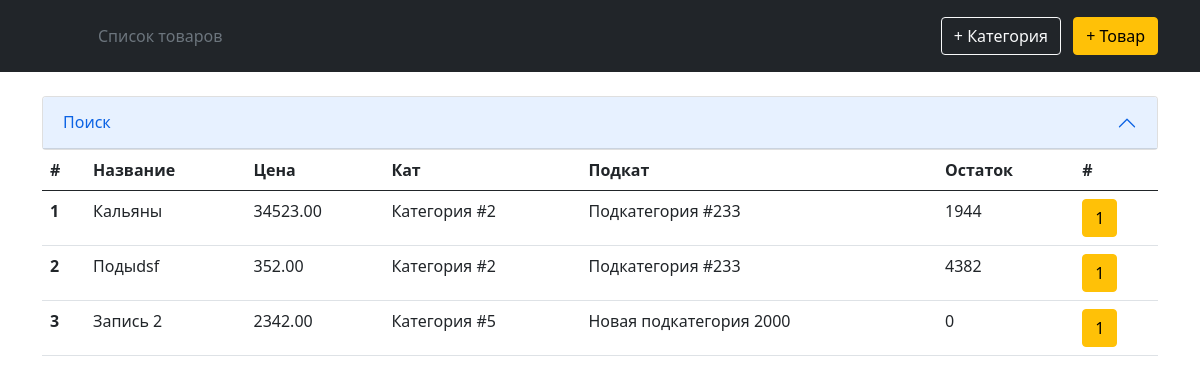
Before: / with the older database file.
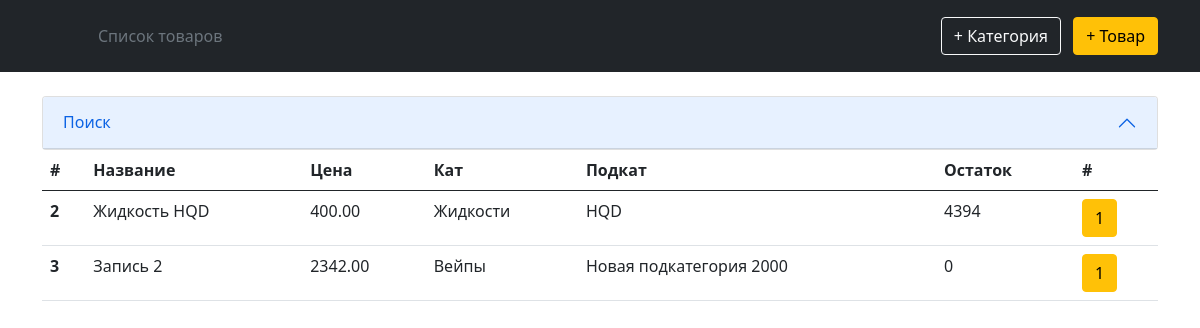
After: the same page with the newer database file.
### main_app/models.py (models this page shows, shortened)
class Product(models.Model):
    title = models.CharField(max_length=255, verbose_name='Название товара')
    photo = models.ImageField(upload_to='product_img/')
    description = models.TextField()
    price = models.DecimalField(max_digits=10, decimal_places=2)
    count = models.IntegerField()
    slug = models.SlugField(max_length=150, unique=True, db_index=True)
    subcategory = models.ForeignKey(
    SubCategory, on_delete=models.CASCADE)

class SubCategory(models.Model):
    category = models.ForeignKey(Category, on_delete=models.CASCADE)
    name = models.CharField(max_length=150, db_index=True)
    photo = models.ImageField(upload_to='subcategory_img/')
    slug = models.SlugField(max_length=150, unique=True, db_index=True)
    def __str__(self):
        return self.name

class Category(models.Model):
    name = models.CharField(max_length=255)
    photo = models.ImageField(upload_to='category_img/')
    slug = models.SlugField(max_length=70, unique=True)
    def __str__(self):
        return self.name

### main_app/views.py (the view, shortened to what this page needs)
# urls.py: path('', index, name='all_product'),
def index(request):
    product = Product.objects.all()
    category = Category.objects.all()
    return render(request, 'main_app/index.html', {'product': product, 'category': category})

### main_app/templates/main_app/index.html (shortened to what this page needs)
{% extends 'main_app/base.html' %}
{% block content %}
<div class="accordion" id="accordionExample">
  <div class="accordion-item">
    <h2 class="accordion-header" id="headingOne">
      <button class="accordion-button" type="button" data-bs-toggle="collapse" data-bs-target="#collapseOne"
        aria-expanded="true" aria-controls="collapseOne">
        Поиск
      </button>
    </h2>
  </div>
  <table class="table">
    <thead>
      <tr>
        <th scope="col">#</th>
        <th scope="col">Название</th>
        <th scope="col">Цена</th>
        <th scope="col">Кат</th>
        <th scope="col">Подкат</th>
        <th scope="col">Остаток</th>
        <th scope="col">#</th>
      </tr>
    </thead>
    <tbody>
      {% for p in product %}
      <tr>
        <th scope="row">{{p.pk}}</th>
        <td>{{p.title}}</td>
        <td>{{p.price}}</td>
        <td>{{p.subcategory.category}}</td>
        <td>{{p.subcategory}}</td>
        <td>{{p.count}}</td>
        <td><a class="btn btn-primary btn-warning" href="{% url 'productdetail' pk=p.pk %}" role="button">1</a>
        </td>
      </tr>
      {% endfor %}
    </tbody>
  </table>
  {% endblock %}

### main_app/templates/main_app/base.html (shortened to what this page needs)
<!doctype html>
<html lang="ru">
  <head>
    <link href="https://cdn.jsdelivr.net/npm/bootstrap@5.0.2/dist/css/bootstrap.min.css" rel="stylesheet">
  </head>
  <body>
    {% block header %}
    <header class="p-3 bg-dark text-white">
      <div class="container-sm">
        <div class="d-flex flex-wrap align-items-center justify-content-center justify-content-lg-start">
          <a href="/" class="d-flex align-items-center mb-2 mb-lg-0 text-white text-decoration-none">
            <svg class="bi me-2" width="40" height="32" role="img" aria-label="Bootstrap"><use xlink:href="#bootstrap"></use></svg>
          </a>
          <ul class="nav col-12 col-lg-auto me-lg-auto mb-2 justify-content-center mb-md-0">
            {% url 'all_product' as ap %}
            {% if request.path == ap %}
            <li><a href="{% url 'all_product' %}" class="nav-link px-2 disabled">Список товаров</a></li>
            {% else %}
            <li><a href="{% url 'all_product' %}" class="nav-link px-2 text-white">Список товаров</a></li>
            {% endif %}
          </ul>
          <div class="text-end">
            {% url 'add_category' as ac %}
            {% if request.path == ac %}
            <a class="btn btn-outline-light me-2 disabled href="{% url 'add_category' %}" role="button">+ Категория</a>
            {% else %}
            <a class="btn btn-outline-light me-2 " href="{% url 'add_category' %}" role="button">+ Категория</a>
            {% endif %}
            {% url 'add_product' as ap %}
            {% if request.path == ap %}
            <a class="btn btn-warning disabled" href="{% url 'add_product' %}" role="button">+ Товар</a>
            {% else %}
            <a class="btn btn-warning" href="{% url 'add_product' %}" role="button">+ Товар</a>
            {% endif %}
          </div>
        </div>
      </div>
    </header>
    {% endblock %}
        <main class="flex-shrink-0">
          <div class="container-sm">
            <br>
            {% block content %}
            {% endblock %}
          </div>
        </main>
  </body>
</html>

Changed rows visible on the page:
removed Product: pk "1", title "Кальяны", price "34523.00", subcategory.category "Категория #2", subcategory "Подкатегория #233", count "1944"
changed Product id 2: title "Подыdsf" → "Жидкость HQD"; price "352.00" → "400.00"; subcategory.category "Категория #2" → "Жидкости"; subcategory "Подкатегория #233" → "HQD"; count "4382" → "4394"
changed through a linked row, Product "Запись 2": subcategory.category "Категория #5" → "Вейпы"
